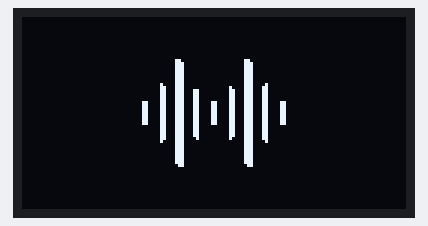
Bench run of a sketch on a simulated ESP32-S3. Shown: 128×64 one-colour display.

Above: at 0.06 s.
At 0.6 s:
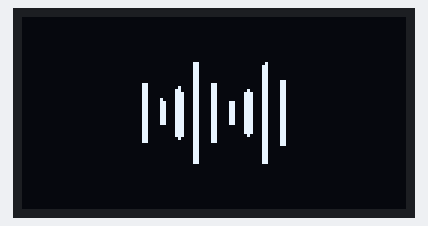
At 1.14 s:
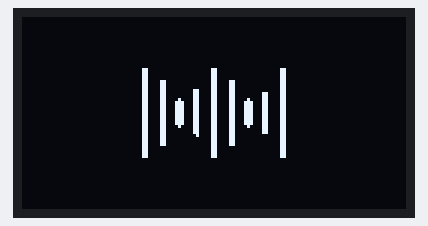
At 1.68 s:
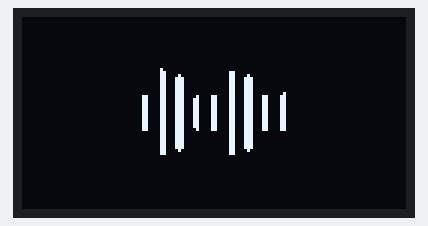
At 2.22 s:
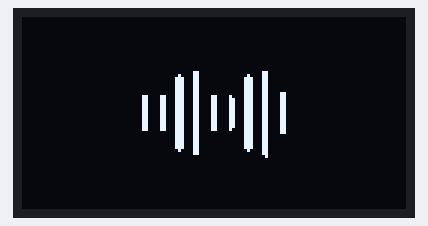

The sketch:

wokwi_sound.ino
```cpp
#include <Adafruit_GFX.h>
#include <Adafruit_SSD1306.h>

#define SCREEN_I2C_ADDR 0x3D // or 0x3C
#define SCREEN_WIDTH 128     // OLED display width, in pixels
#define SCREEN_HEIGHT 64     // OLED display height, in pixels
#define OLED_RST_PIN -1      // Reset pin (-1 if not available)

Adafruit_SSD1306 display(128, 64, &Wire, OLED_RST_PIN);

// OLED Animation: sound
// Code auto-generated by https://wokwi.com/animator, graphics by icons8.com

#define FRAME_DELAY (42)
#define FRAME_WIDTH (48)
#define FRAME_HEIGHT (48)
#define FRAME_COUNT (sizeof(frames) / sizeof(frames[0]))
const byte PROGMEM frames[][288] = {
  {0,0,0,0,0,0,0,0,0,0,0,0,0,0,0,0,0,0,0,0,0,0,0,0,0,0,0,0,0,0,0,0,0,0,0,0,0,24,0,0,48,0,0,28,0,0,56,0,0,28,0,0,56,0,0,28,0,0,56,0,0,28,0,0,56,0,0,28,0,0,56,0,0,28,0,0,56,0,0,28,0,0,56,0,2,28,0,0,56,64,3,28,0,4,56,192,3,28,96,6,56,192,3,28,96,6,56,192,3,28,96,6,56,192,3,28,96,6,56,192,195,28,97,134,56,195,195,28,97,134,56,195,195,28,97,134,56,195,195,28,97,134,56,195,195,28,97,134,56,195,195,28,97,134,56,195,195,28,97,134,56,195,195,28,97,134,56,195,3,28,96,6,56,192,3,28,96,6,56,192,3,28,96,6,56,192,3,28,96,6,56,192,3,28,32,4,56,192,2,28,0,0,56,64,0,28,0,0,56,0,0,28,0,0,56,0,0,28,0,0,56,0,0,28,0,0,56,0,0,28,0,0,56,0,0,28,0,0,56,0,0,28,0,0,56,0,0,12,0,0,24,0,0,0,0,0,0,0,0,0,0,0,0,0,0,0,0,0,0,0,0,0,0,0,0,0,0,0,0,0,0,0,0,0,0,0,0,0},
  {0,0,0,0,0,0,0,0,0,0,0,0,0,0,0,0,0,0,0,0,0,0,0,0,0,0,0,0,0,0,0,0,0,0,0,0,0,0,0,0,0,0,0,8,0,0,16,0,0,28,0,0,56,0,0,28,0,0,56,0,0,28,0,0,56,0,0,28,0,0,56,0,0,28,0,0,56,0,0,28,0,0,56,64,0,28,96,0,56,192,2,28,96,0,56,192,3,28,96,6,56,192,3,28,96,6,56,192,3,28,96,6,56,192,3,28,96,6,56,192,195,28,97,134,56,195,195,28,97,134,56,195,195,28,97,134,56,195,195,28,97,134,56,195,195,28,97,134,56,195,195,28,97,134,56,195,195,28,97,134,56,195,195,28,97,134,56,195,3,28,96,6,56,192,3,28,96,6,56,192,3,28,96,6,56,192,3,28,96,4,56,192,2,28,96,0,56,192,0,28,96,0,56,192,0,28,0,0,56,192,0,28,0,0,56,0,0,28,0,0,56,0,0,28,0,0,56,0,0,28,0,0,56,0,0,28,0,0,56,0,0,8,0,0,16,0,0,0,0,0,0,0,0,0,0,0,0,0,0,0,0,0,0,0,0,0,0,0,0,0,0,0,0,0,0,0,0,0,0,0,0,0,0,0,0,0,0,0},
  {0,0,0,0,0,0,0,0,0,0,0,0,0,0,0,0,0,0,0,0,0,0,0,0,0,0,0,0,0,0,0,0,0,0,0,0,0,0,0,0,0,0,0,0,0,0,0,0,0,8,0,0,0,0,0,28,0,0,24,0,0,28,0,0,56,0,0,28,0,0,56,0,0,28,0,0,56,192,0,28,96,0,56,192,0,28,96,0,56,192,0,28,96,0,56,192,2,28,96,0,56,192,3,28,96,6,56,192,3,28,96,6,56,192,195,28,97,134,56,195,195,28,97,134,56,195,195,28,97,134,56,195,195,28,97,134,56,195,195,28,97,134,56,195,195,28,97,134,56,195,195,28,97,134,56,195,195,28,97,134,56,195,195,28,97,134,56,195,195,28,97,134,56,195,3,28,96,6,56,192,3,28,96,6,56,192,2,28,96,0,56,192,0,28,96,0,56,192,0,28,96,0,56,192,0,28,96,0,56,192,0,28,0,0,56,64,0,28,0,0,56,0,0,28,0,0,56,0,0,28,0,0,16,0,0,8,0,0,0,0,0,0,0,0,0,0,0,0,0,0,0,0,0,0,0,0,0,0,0,0,0,0,0,0,0,0,0,0,0,0,0,0,0,0,0,0,0,0,0,0,0,0,0,0,0,0,0,0},
  {0,0,0,0,0,0,0,0,0,0,0,0,0,0,0,0,0,0,0,0,0,0,0,0,0,0,0,0,0,0,0,0,0,0,0,0,0,0,0,0,0,0,0,0,0,0,0,0,0,0,0,0,0,0,0,0,0,0,0,0,0,12,0,0,16,0,0,28,32,0,56,192,0,28,96,0,56,192,0,28,96,0,56,192,0,28,96,0,56,192,0,28,96,0,56,192,0,28,96,0,56,192,3,28,96,4,56,192,195,28,97,134,56,195,195,28,97,134,56,195,195,28,97,134,56,195,195,28,97,134,56,195,195,28,97,134,56,195,195,28,97,134,56,195,195,28,97,134,56,195,195,28,97,134,56,195,195,28,97,134,56,195,195,28,97,134,56,195,195,28,97,134,56,195,131,28,97,134,56,195,3,28,96,0,56,192,0,28,96,0,56,192,0,28,96,0,56,192,0,28,96,0,56,192,0,28,96,0,56,192,0,28,96,0,56,192,0,28,32,0,56,192,0,24,0,0,16,0,0,0,0,0,0,0,0,0,0,0,0,0,0,0,0,0,0,0,0,0,0,0,0,0,0,0,0,0,0,0,0,0,0,0,0,0,0,0,0,0,0,0,0,0,0,0,0,0,0,0,0,0,0,0,0,0,0,0,0,0},
  {0,0,0,0,0,0,0,0,0,0,0,0,0,0,0,0,0,0,0,0,0,0,0,0,0,0,0,0,0,0,0,0,0,0,0,0,0,0,0,0,0,0,0,0,0,0,0,0,0,0,0,0,0,0,0,0,0,0,0,0,0,0,96,0,0,192,0,8,96,0,16,192,0,28,96,0,56,192,0,28,96,0,56,192,0,28,96,0,56,192,0,28,96,0,56,192,0,28,96,0,56,192,0,28,96,0,56,195,195,28,97,132,56,195,195,28,97,134,56,195,195,28,97,134,56,195,195,28,97,134,56,195,195,28,97,134,56,195,195,28,97,134,56,195,195,28,97,134,56,195,195,28,97,134,56,195,195,28,97,134,56,195,195,28,97,134,56,195,195,28,97,134,56,195,195,28,97,132,56,195,0,28,96,0,56,195,0,28,96,0,56,192,0,28,96,0,56,192,0,28,96,0,56,192,0,28,96,0,56,192,0,28,96,0,56,192,0,8,96,0,16,192,0,0,96,0,0,192,0,0,0,0,0,64,0,0,0,0,0,0,0,0,0,0,0,0,0,0,0,0,0,0,0,0,0,0,0,0,0,0,0,0,0,0,0,0,0,0,0,0,0,0,0,0,0,0,0,0,0,0,0,0,0,0,0,0,0,0},
  {0,0,0,0,0,0,0,0,0,0,0,0,0,0,0,0,0,0,0,0,0,0,0,0,0,0,0,0,0,0,0,0,0,0,0,0,0,0,0,0,0,0,0,0,0,0,0,0,0,0,0,0,0,64,0,0,96,0,0,192,0,0,96,0,0,192,0,0,96,0,0,192,0,8,96,0,0,192,0,28,96,0,24,192,0,28,96,0,56,192,0,28,96,0,56,192,0,28,96,0,56,195,192,28,97,128,56,195,194,28,97,128,56,195,195,28,97,134,56,195,195,28,97,134,56,195,195,28,97,134,56,195,195,28,97,134,56,195,195,28,97,134,56,195,195,28,97,134,56,195,195,28,97,134,56,195,195,28,97,134,56,195,195,28,97,134,56,195,195,28,97,134,56,195,192,28,97,128,56,195,192,28,97,128,56,195,0,28,96,0,56,195,0,28,96,0,56,192,0,28,96,0,56,192,0,28,96,0,16,192,0,8,96,0,0,192,0,0,96,0,0,192,0,0,96,0,0,192,0,0,96,0,0,192,0,0,0,0,0,64,0,0,0,0,0,0,0,0,0,0,0,0,0,0,0,0,0,0,0,0,0,0,0,0,0,0,0,0,0,0,0,0,0,0,0,0,0,0,0,0,0,0,0,0,0,0,0,0},
  {0,0,0,0,0,0,0,0,0,0,0,0,0,0,0,0,0,0,0,0,0,0,0,0,0,0,0,0,0,0,0,0,0,0,0,0,0,0,0,0,0,0,0,0,32,0,0,192,0,0,96,0,0,192,0,0,96,0,0,192,0,0,96,0,0,192,0,0,96,0,0,192,0,0,96,0,0,192,0,8,96,0,0,192,0,24,96,0,16,192,0,28,96,0,56,193,192,28,97,128,56,195,192,28,97,128,56,195,192,28,97,128,56,195,194,28,97,128,56,195,195,28,97,134,56,195,195,28,97,134,56,195,195,28,97,134,56,195,195,28,97,134,56,195,195,28,97,134,56,195,195,28,97,134,56,195,195,28,97,134,56,195,195,28,97,134,56,195,194,28,97,128,56,195,192,28,97,128,56,195,192,28,97,128,56,195,192,28,97,128,56,195,0,28,96,0,56,193,0,28,96,0,16,192,0,8,96,0,0,192,0,0,96,0,0,192,0,0,96,0,0,192,0,0,96,0,0,192,0,0,96,0,0,192,0,0,96,0,0,192,0,0,96,0,0,192,0,0,0,0,0,0,0,0,0,0,0,0,0,0,0,0,0,0,0,0,0,0,0,0,0,0,0,0,0,0,0,0,0,0,0,0,0,0,0,0,0,0},
  {0,0,0,0,0,0,0,0,0,0,0,0,0,0,0,0,0,0,0,0,0,0,0,0,0,0,0,0,0,0,0,0,0,0,0,0,0,0,96,0,0,192,0,0,96,0,0,192,0,0,96,0,0,192,0,0,96,0,0,192,0,0,96,0,0,192,0,0,96,0,0,192,0,0,96,0,0,192,0,0,96,0,0,192,0,8,96,0,0,192,0,24,96,0,16,195,192,28,97,128,48,195,192,28,97,128,56,195,192,28,97,128,56,195,192,28,97,128,56,195,195,28,97,134,56,195,195,28,97,134,56,195,195,28,97,134,56,195,195,28,97,134,56,195,195,28,97,134,56,195,195,28,97,134,56,195,195,28,97,134,56,195,194,28,97,132,56,195,192,28,97,128,56,195,192,28,97,128,56,195,192,28,97,128,56,195,192,28,97,128,24,195,0,12,96,0,16,195,0,8,96,0,0,192,0,0,96,0,0,192,0,0,96,0,0,192,0,0,96,0,0,192,0,0,96,0,0,192,0,0,96,0,0,192,0,0,96,0,0,192,0,0,96,0,0,192,0,0,96,0,0,192,0,0,0,0,0,0,0,0,0,0,0,0,0,0,0,0,0,0,0,0,0,0,0,0,0,0,0,0,0,0,0,0,0,0,0,0},
  {0,0,0,0,0,0,0,0,0,0,0,0,0,0,0,0,0,0,0,0,0,0,0,0,0,0,0,0,0,0,0,0,0,0,0,0,0,0,0,0,0,0,0,0,96,0,0,64,0,0,96,0,0,192,0,0,96,0,0,192,0,0,96,0,0,192,0,0,96,0,0,192,0,0,96,0,0,192,0,0,96,0,0,195,192,0,97,128,0,195,192,8,97,128,0,195,192,24,97,128,16,195,192,28,97,128,56,195,192,28,97,128,56,195,194,28,97,128,56,195,195,28,97,134,56,195,195,28,97,134,56,195,195,28,97,134,56,195,195,28,97,134,56,195,195,28,97,134,56,195,195,28,97,134,56,195,195,28,97,134,56,195,195,28,97,134,56,195,192,28,97,128,56,195,192,28,97,128,56,195,192,28,97,128,56,195,192,28,97,128,16,195,192,8,97,128,0,195,192,0,97,128,0,195,0,0,96,0,0,195,0,0,96,0,0,192,0,0,96,0,0,192,0,0,96,0,0,192,0,0,96,0,0,192,0,0,96,0,0,192,0,0,96,0,0,192,0,0,0,0,0,0,0,0,0,0,0,0,0,0,0,0,0,0,0,0,0,0,0,0,0,0,0,0,0,0,0,0,0,0,0,0,0,0,0,0,0,0},
  {0,0,0,0,0,0,0,0,0,0,0,0,0,0,0,0,0,0,0,0,0,0,0,0,0,0,0,0,0,0,0,0,0,0,0,0,0,0,0,0,0,0,0,0,0,0,0,0,0,0,32,0,0,0,0,0,96,0,0,192,0,0,96,0,0,192,0,0,96,0,0,192,0,0,96,0,0,195,192,0,97,128,0,195,192,0,97,128,0,195,192,0,97,128,0,195,192,8,97,128,0,195,192,28,97,128,16,195,192,28,97,128,56,195,195,28,97,134,56,195,195,28,97,134,56,195,195,28,97,134,56,195,195,28,97,134,56,195,195,28,97,134,56,195,195,28,97,134,56,195,195,28,97,134,56,195,195,28,97,134,56,195,195,28,97,134,56,195,195,28,97,134,56,195,192,28,97,128,56,195,192,28,97,128,16,195,192,8,97,128,0,195,192,0,97,128,0,195,192,0,97,128,0,195,192,0,97,128,0,195,0,0,96,0,0,195,0,0,96,0,0,192,0,0,96,0,0,192,0,0,96,0,0,192,0,0,32,0,0,0,0,0,0,0,0,0,0,0,0,0,0,0,0,0,0,0,0,0,0,0,0,0,0,0,0,0,0,0,0,0,0,0,0,0,0,0,0,0,0,0,0,0,0,0,0,0,0,0},
  {0,0,0,0,0,0,0,0,0,0,0,0,0,0,0,0,0,0,0,0,0,0,0,0,0,0,0,0,0,0,0,0,0,0,0,0,0,0,0,0,0,0,0,0,0,0,0,0,0,0,0,0,0,0,0,0,0,0,0,0,0,0,96,0,0,192,192,0,96,128,0,195,192,0,97,128,0,195,192,0,97,128,0,195,192,0,97,128,0,195,192,0,97,128,0,195,192,0,97,128,0,195,192,8,97,128,16,195,194,28,97,132,24,195,195,28,97,134,56,195,195,28,97,134,56,195,195,28,97,134,56,195,195,28,97,134,56,195,195,28,97,134,56,195,195,28,97,134,56,195,195,28,97,134,56,195,195,28,97,134,56,195,195,28,97,134,56,195,195,28,97,134,56,195,194,28,97,132,16,195,192,8,97,128,0,195,192,0,97,128,0,195,192,0,97,128,0,195,192,0,97,128,0,195,192,0,97,128,0,195,192,0,97,128,0,195,128,0,97,0,0,195,0,0,96,0,0,64,0,0,32,0,0,0,0,0,0,0,0,0,0,0,0,0,0,0,0,0,0,0,0,0,0,0,0,0,0,0,0,0,0,0,0,0,0,0,0,0,0,0,0,0,0,0,0,0,0,0,0,0,0,0,0,0,0,0,0,0},
  {0,0,0,0,0,0,0,0,0,0,0,0,0,0,0,0,0,0,0,0,0,0,0,0,0,0,0,0,0,0,0,0,0,0,0,0,0,0,0,0,0,0,0,0,0,0,0,0,0,0,0,0,0,0,0,0,0,0,0,0,192,0,1,128,0,3,192,0,97,128,0,67,192,0,97,128,0,195,192,0,97,128,0,195,192,0,97,128,0,195,192,0,97,128,0,195,192,0,97,128,0,195,194,0,97,132,0,195,195,8,97,134,16,195,195,28,97,134,56,195,195,28,97,134,56,195,195,28,97,134,56,195,195,28,97,134,56,195,195,28,97,134,56,195,195,28,97,134,56,195,195,28,97,134,56,195,195,28,97,134,56,195,195,28,97,134,56,195,195,28,97,134,56,195,195,8,97,134,16,195,192,0,97,128,0,195,192,0,97,128,0,195,192,0,97,128,0,195,192,0,97,128,0,195,192,0,97,128,0,195,192,0,97,128,0,195,192,0,97,128,0,67,192,0,1,128,0,3,0,0,0,0,0,0,0,0,0,0,0,0,0,0,0,0,0,0,0,0,0,0,0,0,0,0,0,0,0,0,0,0,0,0,0,0,0,0,0,0,0,0,0,0,0,0,0,0,0,0,0,0,0,0,0,0,0,0,0,0},
  {0,0,0,0,0,0,0,0,0,0,0,0,0,0,0,0,0,0,0,0,0,0,0,0,0,0,0,0,0,0,0,0,0,0,0,0,0,0,0,0,0,0,0,0,0,0,0,0,0,0,0,0,0,1,192,0,1,128,0,3,192,0,1,128,0,3,192,0,1,128,0,3,192,0,97,128,0,3,192,0,97,128,0,195,192,0,97,128,0,195,192,0,97,128,0,195,192,0,97,128,0,195,195,0,97,134,0,195,195,0,97,134,0,195,195,12,97,134,16,195,195,28,97,134,56,195,195,28,97,134,56,195,195,28,97,134,56,195,195,28,97,134,56,195,195,28,97,134,56,195,195,28,97,134,56,195,195,28,97,134,56,195,195,28,97,134,56,195,195,8,97,134,16,195,195,0,97,134,0,195,195,0,97,134,0,195,192,0,97,128,0,195,192,0,97,128,0,195,192,0,97,128,0,195,192,0,97,128,0,195,192,0,33,128,0,3,192,0,1,128,0,3,192,0,1,128,0,3,192,0,1,128,0,3,0,0,0,0,0,2,0,0,0,0,0,0,0,0,0,0,0,0,0,0,0,0,0,0,0,0,0,0,0,0,0,0,0,0,0,0,0,0,0,0,0,0,0,0,0,0,0,0,0,0,0,0,0,0},
  {0,0,0,0,0,0,0,0,0,0,0,0,0,0,0,0,0,0,0,0,0,0,0,0,0,0,0,0,0,0,0,0,0,0,0,0,0,0,0,0,0,0,192,0,1,128,0,3,192,0,1,128,0,3,192,0,1,128,0,3,192,0,1,128,0,3,192,0,1,128,0,3,192,0,1,128,0,3,192,0,33,128,0,3,192,0,97,128,0,195,192,0,97,128,0,195,195,0,97,134,0,195,195,0,97,134,0,195,195,0,97,134,0,195,195,8,97,134,16,195,195,24,97,134,48,195,195,28,97,134,56,195,195,28,97,134,56,195,195,28,97,134,56,195,195,28,97,134,56,195,195,28,97,134,56,195,195,28,97,134,56,195,195,12,97,134,24,195,195,8,97,134,0,195,195,0,97,134,0,195,195,0,97,134,0,195,194,0,97,132,0,195,192,0,97,128,0,195,192,0,97,128,0,195,192,0,33,128,0,3,192,0,1,128,0,3,192,0,1,128,0,3,192,0,1,128,0,3,192,0,1,128,0,3,192,0,1,128,0,3,192,0,1,128,0,3,0,0,0,0,0,0,0,0,0,0,0,0,0,0,0,0,0,0,0,0,0,0,0,0,0,0,0,0,0,0,0,0,0,0,0,0,0,0,0,0,0,0},
  {0,0,0,0,0,0,0,0,0,0,0,0,0,0,0,0,0,0,0,0,0,0,0,0,0,0,0,0,0,0,0,0,0,0,0,0,192,0,1,128,0,3,192,0,1,128,0,3,192,0,1,128,0,3,192,0,1,128,0,3,192,0,1,128,0,3,192,0,1,128,0,3,192,0,1,128,0,3,192,0,1,128,0,3,192,0,1,128,0,3,194,0,97,132,0,67,195,0,97,134,0,195,195,0,97,134,0,195,195,0,97,134,0,195,195,0,97,134,0,195,195,8,97,134,16,195,195,28,97,134,56,195,195,28,97,134,56,195,195,28,97,134,56,195,195,28,97,134,56,195,195,28,97,134,56,195,195,28,97,134,56,195,195,8,97,134,16,195,195,0,97,134,0,195,195,0,97,134,0,195,195,0,97,134,0,195,195,0,97,134,0,195,194,0,97,132,0,67,192,0,1,128,0,3,192,0,1,128,0,3,192,0,1,128,0,3,192,0,1,128,0,3,192,0,1,128,0,3,192,0,1,128,0,3,192,0,1,128,0,3,192,0,1,128,0,3,192,0,1,128,0,3,0,0,0,0,0,0,0,0,0,0,0,0,0,0,0,0,0,0,0,0,0,0,0,0,0,0,0,0,0,0,0,0,0,0,0,0},
  {0,0,0,0,0,0,0,0,0,0,0,0,0,0,0,0,0,0,0,0,0,0,0,0,0,0,0,0,0,0,0,0,0,0,0,0,0,0,0,0,0,0,192,0,1,128,0,3,192,0,1,128,0,3,192,0,1,128,0,3,192,0,1,128,0,3,192,0,1,128,0,3,192,0,1,128,0,3,192,0,1,128,0,3,195,0,1,134,0,3,195,0,33,134,0,3,195,0,97,134,0,67,195,0,97,134,0,195,195,0,97,134,0,195,195,8,97,134,16,195,195,24,97,134,48,195,195,28,97,134,56,195,195,28,97,134,56,195,195,28,97,134,56,195,195,28,97,134,56,195,195,28,97,134,56,195,195,28,97,134,56,195,195,12,97,134,24,195,195,0,97,134,0,195,195,0,97,134,0,195,195,0,97,134,0,195,195,0,97,134,0,195,195,0,33,134,0,3,194,0,1,132,0,3,192,0,1,128,0,3,192,0,1,128,0,3,192,0,1,128,0,3,192,0,1,128,0,3,192,0,1,128,0,3,192,0,1,128,0,3,192,0,1,128,0,3,0,0,0,0,0,0,0,0,0,0,0,0,0,0,0,0,0,0,0,0,0,0,0,0,0,0,0,0,0,0,0,0,0,0,0,0,0,0,0,0,0,0},
  {0,0,0,0,0,0,0,0,0,0,0,0,0,0,0,0,0,0,0,0,0,0,0,0,0,0,0,0,0,0,0,0,0,0,0,0,0,0,0,0,0,0,0,0,0,0,0,0,0,0,0,0,0,0,192,0,1,128,0,3,192,0,1,128,0,3,192,0,1,128,0,3,192,0,1,128,0,3,195,0,1,134,0,3,195,0,1,134,0,3,195,0,1,134,0,3,195,0,97,134,0,3,195,0,97,134,0,195,195,0,97,134,0,195,195,8,97,134,16,195,195,28,97,134,56,195,195,28,97,134,56,195,195,28,97,134,56,195,195,28,97,134,56,195,195,28,97,134,56,195,195,28,97,134,56,195,195,28,97,134,56,195,195,28,97,134,56,195,195,8,97,134,16,195,195,0,97,134,0,195,195,0,97,134,0,195,195,0,33,134,0,3,195,0,1,134,0,3,195,0,1,134,0,3,195,0,1,134,0,3,192,0,1,128,0,3,192,0,1,128,0,3,192,0,1,128,0,3,192,0,1,128,0,3,0,0,0,0,0,0,0,0,0,0,0,0,0,0,0,0,0,0,0,0,0,0,0,0,0,0,0,0,0,0,0,0,0,0,0,0,0,0,0,0,0,0,0,0,0,0,0,0,0,0,0,0,0,0},
  {0,0,0,0,0,0,0,0,0,0,0,0,0,0,0,0,0,0,0,0,0,0,0,0,0,0,0,0,0,0,0,0,0,0,0,0,0,0,0,0,0,0,0,0,0,0,0,0,0,0,0,0,0,0,0,0,0,0,0,0,192,0,1,128,0,3,194,0,1,132,0,3,195,0,1,134,0,3,195,0,1,134,0,3,195,0,1,134,0,3,195,0,1,134,0,3,195,0,1,134,0,3,195,0,97,134,0,67,195,8,97,134,16,195,195,28,97,134,56,195,195,28,97,134,56,195,195,28,97,134,56,195,195,28,97,134,56,195,195,28,97,134,56,195,195,28,97,134,56,195,195,28,97,134,56,195,195,28,97,134,56,195,195,28,97,134,56,195,195,28,97,134,56,195,195,8,97,134,16,195,195,0,97,134,0,3,195,0,1,134,0,3,195,0,1,134,0,3,195,0,1,134,0,3,195,0,1,134,0,3,195,0,1,134,0,3,194,0,1,132,0,3,192,0,1,128,0,3,0,0,0,0,0,0,0,0,0,0,0,0,0,0,0,0,0,0,0,0,0,0,0,0,0,0,0,0,0,0,0,0,0,0,0,0,0,0,0,0,0,0,0,0,0,0,0,0,0,0,0,0,0,0,0,0,0,0,0,0},
  {0,0,0,0,0,0,0,0,0,0,0,0,0,0,0,0,0,0,0,0,0,0,0,0,0,0,0,0,0,0,0,0,0,0,0,0,0,0,0,0,0,0,0,0,0,0,0,0,0,0,0,0,0,0,0,0,0,0,0,0,3,0,0,6,0,0,195,0,0,134,0,1,195,0,1,134,0,3,195,0,1,134,0,3,195,0,1,134,0,3,195,0,1,134,0,3,195,0,1,134,0,3,195,8,1,134,16,3,195,28,97,134,24,67,195,28,97,134,56,195,195,28,97,134,56,195,195,28,97,134,56,195,195,28,97,134,56,195,195,28,97,134,56,195,195,28,97,134,56,195,195,28,97,134,56,195,195,28,97,134,56,195,195,28,97,134,56,195,195,28,97,134,56,195,195,24,97,134,16,67,195,0,1,134,0,3,195,0,1,134,0,3,195,0,1,134,0,3,195,0,1,134,0,3,195,0,1,134,0,3,195,0,1,134,0,3,131,0,1,6,0,2,3,0,0,6,0,0,0,0,0,0,0,0,0,0,0,0,0,0,0,0,0,0,0,0,0,0,0,0,0,0,0,0,0,0,0,0,0,0,0,0,0,0,0,0,0,0,0,0,0,0,0,0,0,0,0,0,0,0,0,0,0,0,0,0,0,0},
  {0,0,0,0,0,0,0,0,0,0,0,0,0,0,0,0,0,0,0,0,0,0,0,0,0,0,0,0,0,0,0,0,0,0,0,0,0,0,0,0,0,0,0,0,0,0,0,0,2,0,0,4,0,0,3,0,0,6,0,0,3,0,0,6,0,0,3,0,0,6,0,0,3,0,0,6,0,0,195,0,1,134,0,3,195,0,1,134,0,3,195,0,1,134,0,3,195,0,1,134,0,3,195,8,1,134,16,3,195,28,1,134,56,3,195,28,97,134,56,195,195,28,97,134,56,195,195,28,97,134,56,195,195,28,97,134,56,195,195,28,97,134,56,195,195,28,97,134,56,195,195,28,97,134,56,195,195,28,97,134,56,195,195,28,97,134,56,195,195,28,97,134,56,67,195,28,1,134,56,3,195,8,1,134,16,3,195,0,1,134,0,3,195,0,1,134,0,3,195,0,1,134,0,3,195,0,1,134,0,3,3,0,0,6,0,0,3,0,0,6,0,0,3,0,0,6,0,0,3,0,0,6,0,0,0,0,0,0,0,0,0,0,0,0,0,0,0,0,0,0,0,0,0,0,0,0,0,0,0,0,0,0,0,0,0,0,0,0,0,0,0,0,0,0,0,0,0,0,0,0,0,0,0,0,0,0,0,0},
  {0,0,0,0,0,0,0,0,0,0,0,0,0,0,0,0,0,0,0,0,0,0,0,0,0,0,0,0,0,0,0,0,0,0,0,0,0,0,0,0,0,0,3,0,0,6,0,0,3,0,0,6,0,0,3,0,0,6,0,0,3,0,0,6,0,0,3,0,0,6,0,0,3,0,0,6,0,0,3,0,0,6,0,0,195,0,1,134,0,3,195,0,1,134,0,3,195,8,1,134,16,3,195,28,1,134,56,3,195,28,1,134,56,3,195,28,33,134,56,67,195,28,97,134,56,195,195,28,97,134,56,195,195,28,97,134,56,195,195,28,97,134,56,195,195,28,97,134,56,195,195,28,97,134,56,195,195,28,97,134,56,195,195,28,97,134,56,195,195,28,33,134,56,3,195,28,1,134,56,3,195,28,1,134,56,3,195,8,1,134,16,3,195,0,1,134,0,3,195,0,1,134,0,3,3,0,0,6,0,0,3,0,0,6,0,0,3,0,0,6,0,0,3,0,0,6,0,0,3,0,0,6,0,0,3,0,0,6,0,0,2,0,0,4,0,0,0,0,0,0,0,0,0,0,0,0,0,0,0,0,0,0,0,0,0,0,0,0,0,0,0,0,0,0,0,0,0,0,0,0,0,0,0,0,0,0,0,0},
  {0,0,0,0,0,0,0,0,0,0,0,0,0,0,0,0,0,0,0,0,0,0,0,0,0,0,0,0,0,0,0,0,0,0,0,0,3,0,0,6,0,0,3,0,0,6,0,0,3,0,0,6,0,0,3,0,0,6,0,0,3,0,0,6,0,0,3,0,0,6,0,0,3,0,0,6,0,0,3,0,0,6,0,0,3,0,0,6,0,0,3,8,0,6,16,0,195,24,1,134,48,3,195,28,1,134,56,3,195,28,1,134,56,3,195,28,1,134,56,3,195,28,33,134,56,195,195,28,97,134,56,195,195,28,97,134,56,195,195,28,97,134,56,195,195,28,97,134,56,195,195,28,97,134,56,195,195,28,97,134,56,195,195,28,33,134,56,67,195,28,1,134,56,3,195,28,1,134,56,3,195,28,1,134,56,3,195,12,1,134,24,3,3,8,0,6,16,0,3,0,0,6,0,0,3,0,0,6,0,0,3,0,0,6,0,0,3,0,0,6,0,0,3,0,0,6,0,0,3,0,0,6,0,0,3,0,0,6,0,0,3,0,0,6,0,0,3,0,0,6,0,0,0,0,0,0,0,0,0,0,0,0,0,0,0,0,0,0,0,0,0,0,0,0,0,0,0,0,0,0,0,0,0,0,0,0,0,0},
  {0,0,0,0,0,0,0,0,0,0,0,0,0,0,0,0,0,0,0,0,0,0,0,0,0,0,0,0,0,0,0,0,0,0,0,0,0,0,0,0,0,0,3,0,0,6,0,0,3,0,0,6,0,0,3,0,0,6,0,0,3,0,0,6,0,0,3,0,0,6,0,0,3,0,0,6,0,0,3,0,0,6,0,0,3,8,0,6,16,0,3,28,0,6,56,0,195,28,1,134,56,3,195,28,1,134,56,3,195,28,1,134,56,3,195,28,1,134,56,67,195,28,97,134,56,195,195,28,97,134,56,195,195,28,97,134,56,195,195,28,97,134,56,195,195,28,97,134,56,195,195,28,97,134,56,195,195,28,97,134,56,195,195,28,97,134,56,195,195,28,1,134,56,67,195,28,1,134,56,3,195,28,1,134,56,3,195,28,1,134,56,3,3,28,0,6,56,0,3,8,0,6,16,0,3,0,0,6,0,0,3,0,0,6,0,0,3,0,0,6,0,0,3,0,0,6,0,0,3,0,0,6,0,0,3,0,0,6,0,0,2,0,0,4,0,0,0,0,0,0,0,0,0,0,0,0,0,0,0,0,0,0,0,0,0,0,0,0,0,0,0,0,0,0,0,0,0,0,0,0,0,0,0,0,0,0,0,0},
  {0,0,0,0,0,0,0,0,0,0,0,0,0,0,0,0,0,0,0,0,0,0,0,0,0,0,0,0,0,0,0,0,0,0,0,0,0,0,0,0,0,0,0,0,0,0,0,0,2,0,0,4,0,0,3,0,0,6,0,0,3,0,0,6,0,0,3,0,0,6,0,0,3,0,0,6,0,0,3,8,0,6,24,0,3,28,0,6,56,0,3,28,0,6,56,0,3,28,0,6,56,0,195,28,1,134,56,3,195,28,1,134,56,3,195,28,97,134,56,195,195,28,97,134,56,195,195,28,97,134,56,195,195,28,97,134,56,195,195,28,97,134,56,195,195,28,97,134,56,195,195,28,97,134,56,195,195,28,97,134,56,195,195,28,97,134,56,195,195,28,97,134,56,195,195,28,1,134,56,3,195,28,1,134,56,3,3,28,0,6,56,0,3,28,0,6,56,0,3,28,0,6,56,0,3,8,0,6,16,0,3,0,0,6,0,0,3,0,0,6,0,0,3,0,0,6,0,0,3,0,0,6,0,0,2,0,0,0,0,0,0,0,0,0,0,0,0,0,0,0,0,0,0,0,0,0,0,0,0,0,0,0,0,0,0,0,0,0,0,0,0,0,0,0,0,0,0,0,0,0,0,0,0,0,0,0,0,0},
  {0,0,0,0,0,0,0,0,0,0,0,0,0,0,0,0,0,0,0,0,0,0,0,0,0,0,0,0,0,0,0,0,0,0,0,0,0,0,0,0,0,0,0,0,0,0,0,0,0,0,0,0,0,0,2,0,0,0,0,0,3,0,0,6,0,0,3,8,0,6,16,0,3,28,0,6,56,0,3,28,0,6,56,0,3,28,0,6,56,0,3,28,0,6,56,0,3,28,0,6,56,0,3,28,0,6,56,1,195,28,33,134,56,195,195,28,97,134,56,195,195,28,97,134,56,195,195,28,97,134,56,195,195,28,97,134,56,195,195,28,97,134,56,195,195,28,97,134,56,195,195,28,97,134,56,195,195,28,97,134,56,195,195,28,97,134,56,195,195,28,97,134,56,195,195,28,33,134,56,195,3,28,0,6,56,0,3,28,0,6,56,0,3,28,0,6,56,0,3,28,0,6,56,0,3,28,0,6,56,0,3,28,0,6,56,0,3,8,0,6,16,0,3,0,0,6,0,0,0,0,0,0,0,0,0,0,0,0,0,0,0,0,0,0,0,0,0,0,0,0,0,0,0,0,0,0,0,0,0,0,0,0,0,0,0,0,0,0,0,0,0,0,0,0,0,0,0,0,0,0,0,0,0,0,0,0,0,0},
  {0,0,0,0,0,0,0,0,0,0,0,0,0,0,0,0,0,0,0,0,0,0,0,0,0,0,0,0,0,0,0,0,0,0,0,0,0,0,0,0,0,0,0,0,0,0,0,0,0,0,0,0,0,0,0,0,0,0,0,0,0,8,0,0,16,0,3,28,0,4,56,0,3,28,0,6,56,0,3,28,0,6,56,0,3,28,0,6,56,0,3,28,0,6,56,0,3,28,0,6,56,0,3,28,0,6,56,192,195,28,97,134,56,195,195,28,97,134,56,195,195,28,97,134,56,195,195,28,97,134,56,195,195,28,97,134,56,195,195,28,97,134,56,195,195,28,97,134,56,195,195,28,97,134,56,195,195,28,97,134,56,195,195,28,97,134,56,195,195,28,97,134,56,195,131,28,97,134,56,195,3,28,32,6,56,64,3,28,0,6,56,0,3,28,0,6,56,0,3,28,0,6,56,0,3,28,0,6,56,0,3,28,0,6,56,0,3,28,0,4,56,0,0,8,0,0,16,0,0,0,0,0,0,0,0,0,0,0,0,0,0,0,0,0,0,0,0,0,0,0,0,0,0,0,0,0,0,0,0,0,0,0,0,0,0,0,0,0,0,0,0,0,0,0,0,0,0,0,0,0,0,0,0,0,0,0,0,0},
  {0,0,0,0,0,0,0,0,0,0,0,0,0,0,0,0,0,0,0,0,0,0,0,0,0,0,0,0,0,0,0,0,0,0,0,0,0,0,0,0,0,0,0,0,0,0,0,0,0,0,0,0,0,0,0,12,0,0,24,0,0,28,0,0,56,0,0,28,0,0,56,0,3,28,0,0,56,0,3,28,0,6,56,0,3,28,0,6,56,0,3,28,0,6,56,0,3,28,0,6,56,64,3,28,96,6,56,192,3,28,96,6,56,192,195,28,97,134,56,195,195,28,97,134,56,195,195,28,97,134,56,195,195,28,97,134,56,195,195,28,97,134,56,195,195,28,97,134,56,195,195,28,97,134,56,195,195,28,97,134,56,195,195,28,97,134,56,195,195,28,97,134,56,195,3,28,96,6,56,192,3,28,96,6,56,192,3,28,0,6,56,64,3,28,0,6,56,0,3,28,0,6,56,0,3,28,0,6,56,0,3,28,0,0,56,0,0,28,0,0,56,0,0,28,0,0,56,0,0,8,0,0,16,0,0,0,0,0,0,0,0,0,0,0,0,0,0,0,0,0,0,0,0,0,0,0,0,0,0,0,0,0,0,0,0,0,0,0,0,0,0,0,0,0,0,0,0,0,0,0,0,0,0,0,0,0,0,0},
  {0,0,0,0,0,0,0,0,0,0,0,0,0,0,0,0,0,0,0,0,0,0,0,0,0,0,0,0,0,0,0,0,0,0,0,0,0,0,0,0,0,0,0,8,0,0,16,0,0,24,0,0,56,0,0,28,0,0,56,0,0,28,0,0,56,0,0,28,0,0,56,0,0,28,0,0,56,0,2,28,0,0,56,0,3,28,0,6,56,0,3,28,0,6,56,64,3,28,32,6,56,192,3,28,96,6,56,192,3,28,96,6,56,192,3,28,96,6,56,192,195,28,97,134,56,195,195,28,97,134,56,195,195,28,97,134,56,195,195,28,97,134,56,195,195,28,97,134,56,195,195,28,97,134,56,195,195,28,97,134,56,195,195,28,97,134,56,195,3,28,96,6,56,192,3,28,96,6,56,192,3,28,96,6,56,192,3,28,96,6,56,192,3,28,0,6,56,64,3,28,0,4,56,0,2,28,0,0,56,0,0,28,0,0,56,0,0,28,0,0,56,0,0,28,0,0,56,0,0,28,0,0,56,0,0,28,0,0,56,0,0,8,0,0,16,0,0,0,0,0,0,0,0,0,0,0,0,0,0,0,0,0,0,0,0,0,0,0,0,0,0,0,0,0,0,0,0,0,0,0,0,0,0,0,0,0,0,0}
};

void setup() {
  display.begin(SSD1306_SWITCHCAPVCC, SCREEN_I2C_ADDR);
}

int frame = 0;
void loop() {
  display.clearDisplay();
  display.drawBitmap(40, 8, frames[frame], FRAME_WIDTH, FRAME_HEIGHT, 1);
  display.display();
  frame = (frame + 1) % FRAME_COUNT;
  delay(FRAME_DELAY);
}
```

Measured:
- by itself, everything shown: repeats every 1.9 s, in 28 steps
